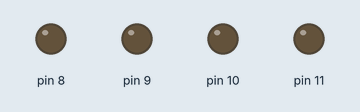
This sketch was run on a simulated Arduino Uno, built with avr-gcc and run on an emulated ATmega328P. Shown: output pins drawn as LEDs (lit = HIGH).

Above: at 0.3 s.
At 1.5 s:
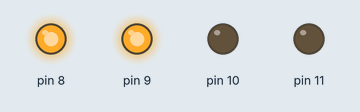
At 2.83 s:
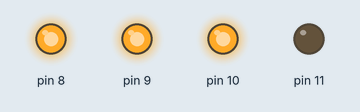
At 5.16 s:
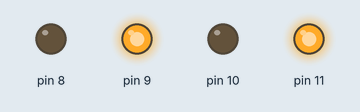
At 7.83 s:
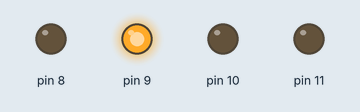
At 10.16 s:
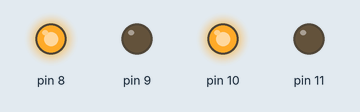
Timing chart, 0 to 10.5 s (numbered marks = the images above):
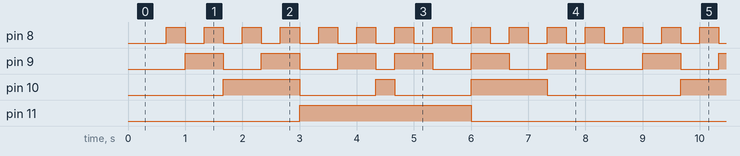

Measured:
- by itself, pin 8: alternates HIGH for 0.33 s and LOW for 0.33 s
- by itself, pin 9: repeats every 8.0 s: 2 × (LOW 0.67 s, HIGH 0.67 s), LOW 0.33 s, 2 × (HIGH 0.67 s, LOW 0.67 s), HIGH 0.67 s, LOW 1.0 s, HIGH 0.67 s
- by itself, pin 10: repeats every 8.0 s: LOW 1.3 s, HIGH 0.33 s, LOW 1.3 s, HIGH 1.3 s, LOW 2.3 s, HIGH 1.3 s
- by itself, pin 11: alternates HIGH for 3.0 s and LOW for 5.0 s

The sketch:

select_angle.ino
```cpp
#include <TimerOne.h>

volatile int counter = 0;
const int N = 13;
volatile int increment = 1;

void setup() {
  // output pins
  //PB[3:0] = pins[11:8]
  DDRB = 0x0F;

  //setup timer
  Timer1.initialize(333333);
  Timer1.attachInterrupt(isr);
  Timer1.start();
}

void isr() {
  PORTB = counter & 0x000F;
  if (counter == N-1) {
      increment = -1;
  } else if (counter == 0) {
      increment = 1;
  }
  counter = counter + increment;
}
void loop() {

}
```
